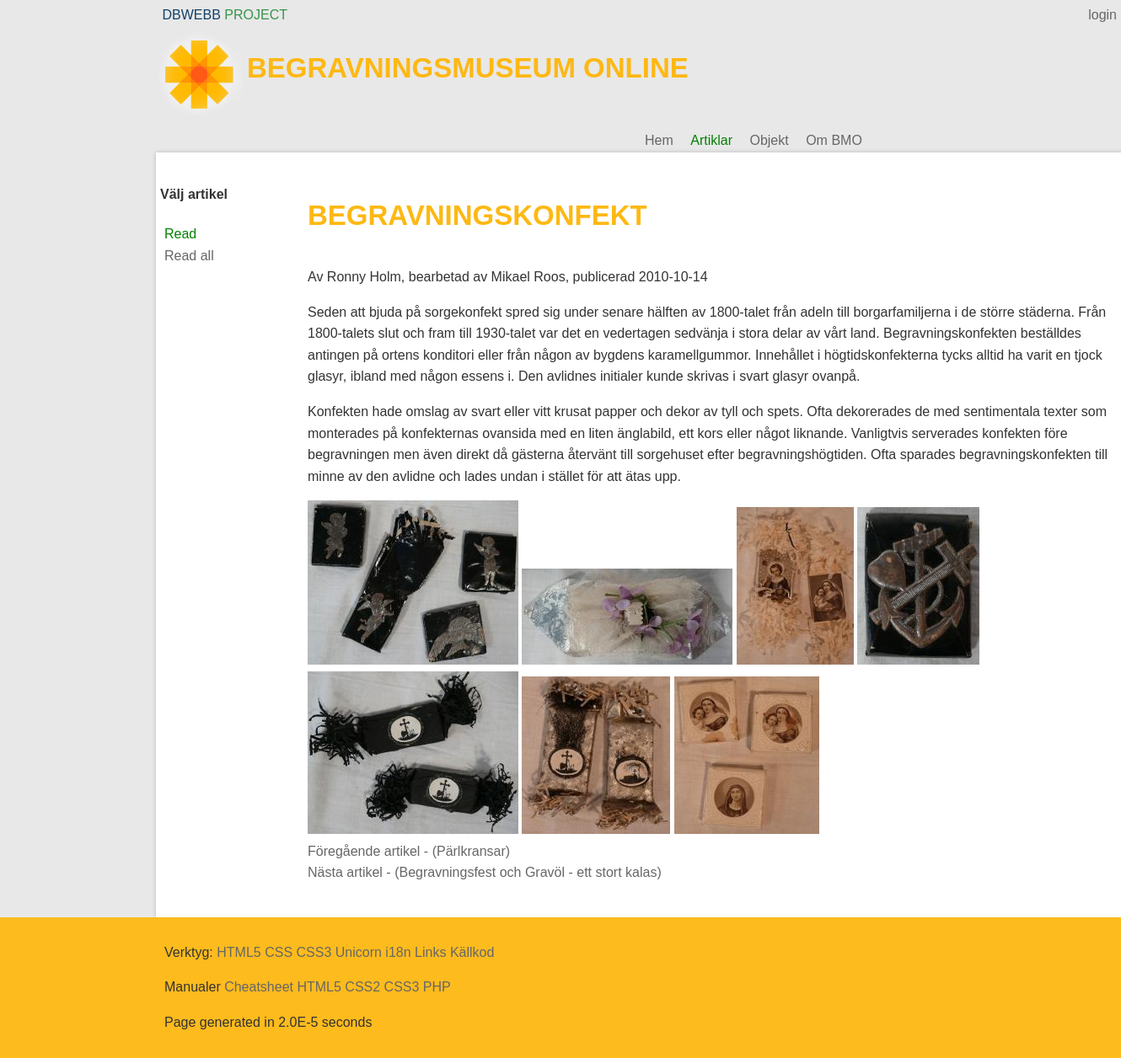
The app's page /article.php?p=showArticle&a=Begravningskonfekt with its own data.
### tables this page shows
CREATE TABLE "Article" ("id" INTEGER PRIMARY KEY  AUTOINCREMENT  NOT NULL  UNIQUE , "category" TEXT, "title" TEXT, "content" TEXT, "author" TEXT, "pubdate" DATETIME NOT NULL  DEFAULT CURRENT_DATE);

CREATE TABLE Object
		(
			id INTEGER PRIMARY KEY  NOT NULL  UNIQUE, 
			title TEXT, 
			category TEXT, 
			text TEXT,
			image TEXT,
			owner TEXT
		, "articleLink" TEXT);

### incl/article/showArticle.php (the view, shortened to what this page needs)
<?php
$db= new PDO("sqlite:$dbPath");
$db->setAttribute(PDO::ATTR_ERRMODE, PDO::ERRMODE_WARNING);
$stmt = $db->prepare('SELECT * FROM Article WHERE category = "article";');
$stmt->execute();
$res = $stmt->fetchAll(PDO::FETCH_ASSOC);
$current = null;
$a=null;
if(isset($_GET["a"])){
	$a = $_GET["a"];
}
?>
	<?php if(isset($a)){
		foreach($res as $article){
			if($a == $article['title']){
				$current = $article;
			}
		}
	}
	?>
	<?php if(isset($current)): ?>
	<?php
	$stmt = $db->prepare('SELECT * FROM Object WHERE articleLink = :parameter');
	$stmt->bindParam(':parameter', $a, PDO::PARAM_STR);
	$stmt->execute();
	$oRes = $stmt->fetchAll(PDO::FETCH_ASSOC);
	?>
		<section id="textContent">
			<h1><?php echo $current['title']; ?></h1>
			<p class="by-author"><?php echo $current['author'] . ', publicerad ' . $current['pubdate']; ?></p>
			<p><?php echo $current['content']; ?></p>
			<?php
				$nextarticle=$current['id'] +1;
				if($nextarticle['id']<3){
					$prevArticle=$current['id']-1;
				}
			?>
		</section>
		<div id="imageContent">
				<?php foreach($oRes as $images):?>
					<?php
						$newPathImage['image'] = $images['image'];
						$resizeImage ="bmo/250";
						$newPathImage['image'] = str_replace("bmo", $resizeImage, $images['image']);
					?>
				<a href="<?php echo $images['image']?>"><img src="<?php echo $newPathImage['image']; ?>"></a>
				<?php endforeach; ?>
		</div>
				<?php foreach($res as $article): ?>
					<?php if($prevArticle == $article['id']):?>
						<a href="<?php echo $currentArticle="?p=showArticle&a=" . $article['title']; ?>">Föregående artikel - (<?php echo $article['title']; ?>)</a><br>
					<?php endif;?>
					<?php if($nextarticle == $article['id']):?>
						<a href="<?php echo $currentArticle="?p=showArticle&a=" . $article['title']; ?>"> Nästa artikel - (<?php echo $article['title']; ?>)</a>
					<?php endif;?>
				<?php endforeach; ?>
	<?php endif;?>

### style/FiddeStyle.css (style rules this page uses)
* { font-family:proxima-nova-soft,sans-serif; font-size:16px; color:#333; line-height:1.6em }
html,body { margin:0; padding:0; }
html { background:#e6e6e6; overflow-y:scroll; }
body { background:#E8E8E8; }
h1,h2 { color:#FDB813; }
h1 { text-transform: uppercase; font-size:33px; }
img { border:0; }
a { color: #666; outline:0; }
a:link { text-decoration: none; }
section#textContent { float:left; width:95%; overflow:auto; }

### style/debug.css (style rules this page uses)
body { background: beige; }

### style/style.css (style rules this page uses)
html { background: #cc6666; }
body { margin: 8px auto; width: 934px; padding: 8px; background: #ffffcc; border: 1px dashed #660033; font-family: Georgia, serif; color: #333333; }
h1 { text-transform: uppercase; border-bottom: 4px double #333333; }
header,footer,nav,article,section,aside,figure,figcaption { display:block; }

### records on screen
article: title "BEGRAVNINGSKONFEKT", author "Av Ronny Holm, bearbetad av Mikael Roos", pubdate "2010-10-14", content "Seden att bjuda på sorgekonfekt spred sig under senare hälften av 1800-talet från adeln till borgarfamiljerna i de större städerna. Från 1800-talets slut och fram till 1930-talet var det en vedertagen sedvänja i stora delar av vårt land. Begravningskonfekten beställdes antingen på ortens konditori eller från någon av bygdens karamellgummor. Innehållet i högtidskonfekterna tycks alltid ha varit en tjock glasyr, ibland med någon essens i. Den avlidnes initialer kunde skrivas i svart glasyr ovanpå. Konfekten hade omslag av svart eller vitt krusat papper och dekor av tyll och spets. Ofta dekorerades de med sentimentala texter som monterades på konfekternas ovansida med en liten änglabild, ett…"
object: shows a picture
object: shows a picture
object: shows a picture
object: shows a picture
object: shows a picture
object: shows a picture
object: shows a picture
article: title "Pärlkransar"
article: title "Begravningsfest och Gravöl - ett stort kalas"

### other values on screen
$key "login"
